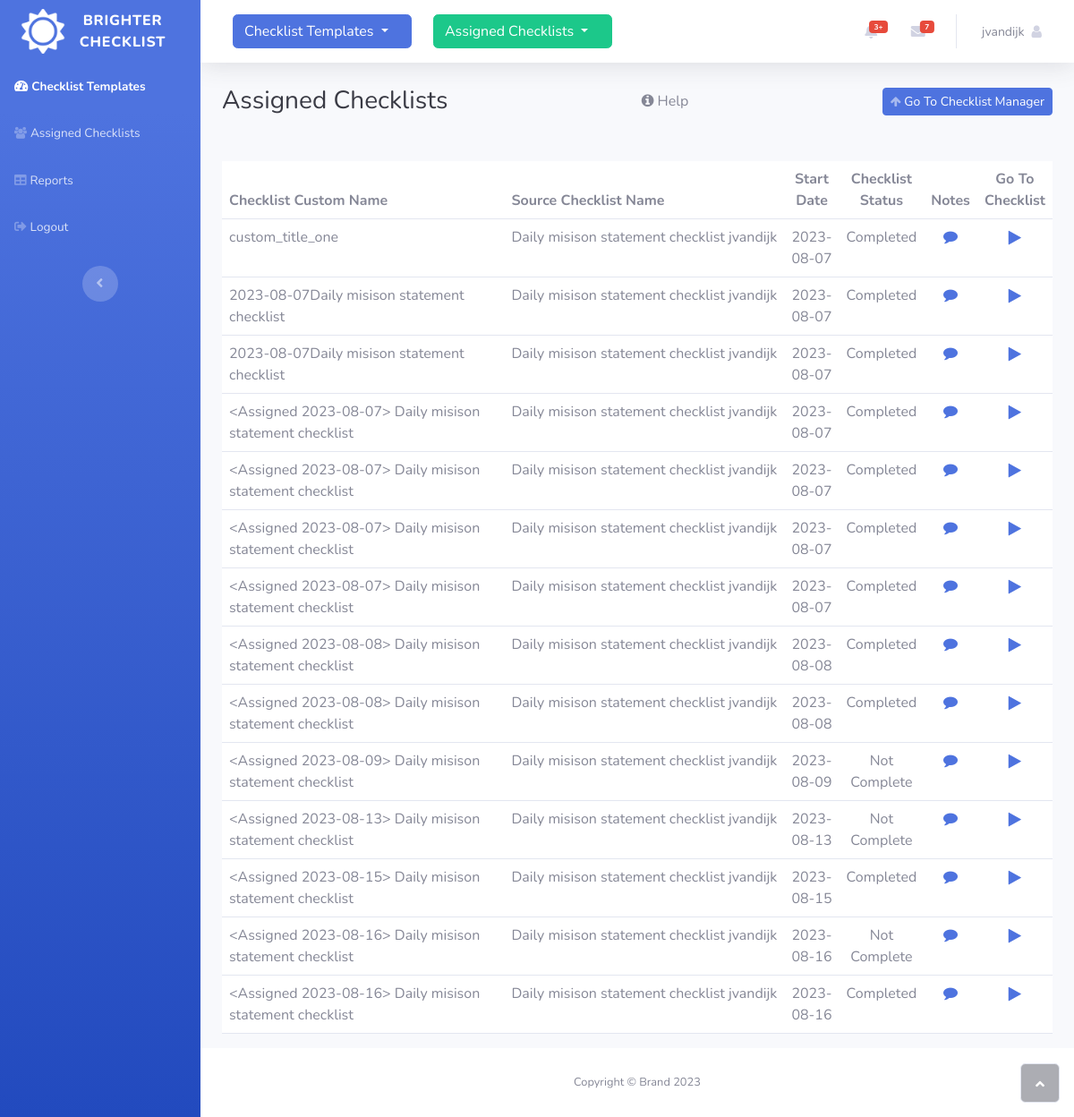
The app's page /checklist/assigned/ (signed in) with its own data.
### checklist/models.py (models this page shows)
class ChecklistHeader(models.Model):
  source_checklist = models.ForeignKey(SourceChecklist, on_delete=models.CASCADE)
  assigned_to_user_id = models.IntegerField()
  checklist_custom_title = models.TextField()
  checklist_notes = models.TextField()
  checklist_startdate = models.DateTimeField(null=True)
  checklist_completed_date = models.DateTimeField(null=True)
  checklist_iscomplete = models.BooleanField(default=False)

### checklist_manager/models.py (models this page shows)
class SourceChecklist(models.Model):
    checklist_name = models.TextField()
    checklist_details = models.TextField()
    created = models.DateTimeField(auto_now_add=True)
    last_updated = models.DateTimeField(auto_now_add=True)
    owner = models.ForeignKey(User, on_delete=models.CASCADE)

### checklist/views_assigned_checklists.py (the view)
# urls.py: path('checklist/assigned/', views.list_assigned_checklists, name='list_assigned_checklists'),
def list_assigned_checklists(request):
    source_checklists_you_can_access = SourceChecklist.objects.filter(owner=request.user).values_list('id')
    assigned_checklists = ChecklistHeader.objects \
                            .annotate(number_of_incomplete=Count('checklist', filter=Q(checklist__iscomplete=False))) \
                            .filter(source_checklist__in=source_checklists_you_can_access)
    template = loader.get_template('checklist/assigned_checklists_list.html')
    context = {
        'assigned_checklists': assigned_checklists,
        'navigation': enumerations.Navigation.checklist.name,
    }
    return HttpResponse(template.render(context, request))

### templates/checklist/assigned_checklists_list.html (shortened to what this page needs)
{% extends "base.html" %}
{% block main_content %}
<div class="d-sm-flex justify-content-between align-items-center mb-4">
    <h3 class="text-dark mb-0">Assigned Checklists</h3>
        <a class="btn btn-primary-outline" data-toggle="collapse" data-target="#collapseHelp" aria-expanded="false" aria-controls="collapseHelp">
            <i class="fa fa-info-circle" aria-hidden="true"></i> Help
        </a>
    <a class="btn btn-primary btn-sm d-none d-sm-inline-block" role="button" href="/manager/"><i class="fa fa-arrow-up fa-sm text-white-50" style="font-size: 13px;"></i>&nbsp;Go To Checklist Manager</a>
</div>
<div class="row">
    <div class="col">
        <div class="table-responsive">
            <table class="table">
                <thead>
                        <th style="width: 35%">Checklist Custom Name</th>
                        <th style="width: 35%">Source Checklist Name</th>
                        <th class="text-center">Start Date</th>
                        <th class="text-center">Checklist Status</th>
                        <th class="text-center" width="3%">Notes</th>
                        <th class="text-center" width="3%">Go To Checklist</th>
                </thead>
                <tbody>
                {% for item in assigned_checklists %}
                    <tr>
                        <td>{{ item.checklist_custom_title }}</td>
                        <td>{{ item.source_checklist.checklist_name }} {{ item.source_checklist.owner }}</td>
                        <td class="text-center">{{ item.checklist_startdate|date:'Y-m-d' }}</td>
                        <td class="text-center">
                            {% if item.number_of_incomplete == 0 %}
                                Completed
                            {% else %}
                                Not Complete
                            {% endif %}
                        </td>
                        <td class="text-center"><a href="/checklist/assigned/{{ item.id }}"><i class="fa fa-comment" aria-hidden="true"></i></a></td>
                        <td class="text-center" style="font-size: large"><a href="{% url 'checklist' id=item.id %}">
                                <i class="fa fa-play" aria-hidden="true"></i>
                        </a></td>
                    </tr>
                {% endfor %}
                </tbody>
            </table>
        </div>
    </div>
</div>
</div>
{% endblock %}

### templates/base.html (shortened to what this page needs)
{% load static %}
<!DOCTYPE html>
<html data-bs-theme="light" lang="en">
<head>
    <link rel="stylesheet" href="{% static 'assets/bootstrap/css/bootstrap.min.css' %}">
    <link rel="stylesheet" href="{% static 'assets/fonts/fontawesome-all.min.css' %}">
    <link rel="stylesheet" href="{% static 'assets/fonts/font-awesome.min.css' %}">
    <link rel="stylesheet" href="{% static 'assets/fonts/fontawesome5-overrides.min.css' %}">
</head>
<body id="page-top">
    <div id="wrapper">
        <nav class="navbar align-items-start sidebar sidebar-dark accordion bg-gradient-primary p-0 navbar-dark">
            <div class="container-fluid d-flex flex-column p-0"><a class="navbar-brand d-flex justify-content-center align-items-center sidebar-brand m-0" href="/">
                    <img src="{% static 'assets/img/sun.png' %}" class="img-fluid" width="50" height="50">
                    <div class="sidebar-brand-text mx-3"><span>Brighter</span><br>Checklist</div>
                </a>
                <ul class="navbar-nav text-light" id="accordionSidebar">
                    <li class="nav-item"><a class="nav-link active" href="/manager/"><i class="fas fa-tachometer-alt"></i><span>Checklist Templates</span></a></li>
                    <li class="nav-item"><a class="nav-link" href="{% url 'list_assigned_checklists' %}"><i class="fa fa-users" style="font-size: 13px;"></i><span>Assigned Checklists</span></a></li>
                    <li class="nav-item"><a class="nav-link" data-toggle="modal" data-target="#featureNotAvailableModal" href="reports.html"><i class="fas fa-table"></i><span>Reports</span></a></li>
                    <li class="nav-item"><a class="nav-link" href="/logout/"><i class="fas fa-sign-out-alt"></i><span>Logout</span></a></li>
                </ul>
                <div class="text-center d-none d-md-inline"><button class="btn rounded-circle border-0" id="sidebarToggle" type="button"></button></div>
            </div>
        </nav>
        <div class="d-flex flex-column" id="content-wrapper">
            <div id="content">
                <nav class="navbar navbar-expand bg-white shadow mb-4 topbar static-top navbar-light">
                    <div class="container-fluid"><button class="btn btn-link d-md-none rounded-circle me-3" id="sidebarToggleTop" type="button"></button>
                        <div id="navcol-3" class="collapse navbar-collapse">
                            <ul class="navbar-nav">
                                <li class="nav-item  ">
                                    <div class="dropdown nav-link">
                                        <a class="btn btn-primary dropdown-toggle
                                            {% if navigation == 'manager' %}btn-success {% else %}btn-primary{% endif %}"
                                           style="width: 200px;text-align: left;" aria-expanded="false" data-bs-toggle="dropdown" aria-expanded="false" type="button">Checklist Templates </a>
                                    </div>
                                </li>
                                <li class="nav-item ">
                                    <div class="dropdown nav-link">
                                        <a class="btn btn-primary dropdown-toggle
                                            {% if navigation == 'checklist' %}btn-success {% else %}btn-primary{% endif %}"
                                           style="width: 200px;text-align: left;" aria-expanded="false" data-bs-toggle="dropdown" type="button">Assigned Checklists </a>
                                    </div>
                                </li>
                        </div>
                        <ul class="navbar-nav flex-nowrap ms-auto">
                            <li class="nav-item dropdown no-arrow mx-1">
                                <div class="nav-item dropdown no-arrow"><a class="dropdown-toggle nav-link" aria-expanded="false" data-bs-toggle="dropdown" href="#"><span class="badge bg-danger badge-counter">3+</span></a>
                                </div>
                            </li>
                            <li class="nav-item dropdown no-arrow mx-1">
                                <div class="nav-item dropdown no-arrow"><a class="dropdown-toggle nav-link" aria-expanded="false" data-bs-toggle="dropdown" href="#"><span class="badge bg-danger badge-counter">7</span><i class="fas fa-envelope fa-fw"></i></a>
                                </div>
                            </li>
                            <li class="nav-item dropdown no-arrow">
                                <div class="nav-item dropdown no-arrow"><a class="dropdown-toggle nav-link" aria-expanded="false" data-bs-toggle="dropdown" href="#"><span class="d-none d-lg-inline me-2 text-gray-600 small">{{ user.username }}</span><i class="fa fa-user" aria-hidden="true"></i></a>
                                </div>
                            </li>
                        </ul>
                    </div>
                </nav>
                <div class="container-fluid">
                    {% block main_content %}
                    {% endblock %}
            </div>
            <footer class="bg-white sticky-footer">
                <div class="container my-auto">
                    <div class="text-center my-auto copyright"><span>Copyright © Brand 2023</span></div>
                </div>
            </footer>
        </div><a class="border rounded d-inline scroll-to-top" href="#page-top"><i class="fas fa-angle-up"></i></a>
    </div>
</body>
</html>

### records on screen
ChecklistHeader: checklist_custom_title "custom_title_one", source_checklist.checklist_name "Daily misison statement checklist", source_checklist.owner "jvandijk", checklist_startdate "2023-08-07", shows "Completed"
ChecklistHeader: checklist_custom_title "2023-08-07Daily misison statement checklist", source_checklist.checklist_name "Daily misison statement checklist", source_checklist.owner "jvandijk", checklist_startdate "2023-08-07", shows "Completed"
ChecklistHeader: checklist_custom_title "2023-08-07Daily misison statement checklist", source_checklist.checklist_name "Daily misison statement checklist", source_checklist.owner "jvandijk", checklist_startdate "2023-08-07", shows "Completed"
ChecklistHeader: checklist_custom_title "<Assigned 2023-08-07> Daily misison statement checklist", source_checklist.checklist_name "Daily misison statement checklist", source_checklist.owner "jvandijk", checklist_startdate "2023-08-07", shows "Completed"
ChecklistHeader: checklist_custom_title "<Assigned 2023-08-07> Daily misison statement checklist", source_checklist.checklist_name "Daily misison statement checklist", source_checklist.owner "jvandijk", checklist_startdate "2023-08-07", shows "Completed"
ChecklistHeader: checklist_custom_title "<Assigned 2023-08-07> Daily misison statement checklist", source_checklist.checklist_name "Daily misison statement checklist", source_checklist.owner "jvandijk", checklist_startdate "2023-08-07", shows "Completed"
ChecklistHeader: checklist_custom_title "<Assigned 2023-08-07> Daily misison statement checklist", source_checklist.checklist_name "Daily misison statement checklist", source_checklist.owner "jvandijk", checklist_startdate "2023-08-07", shows "Completed"
ChecklistHeader: checklist_custom_title "<Assigned 2023-08-08> Daily misison statement checklist", source_checklist.checklist_name "Daily misison statement checklist", source_checklist.owner "jvandijk", checklist_startdate "2023-08-08", shows "Completed"
ChecklistHeader: checklist_custom_title "<Assigned 2023-08-08> Daily misison statement checklist", source_checklist.checklist_name "Daily misison statement checklist", source_checklist.owner "jvandijk", checklist_startdate "2023-08-08", shows "Completed"
ChecklistHeader: checklist_custom_title "<Assigned 2023-08-09> Daily misison statement checklist", source_checklist.checklist_name "Daily misison statement checklist", source_checklist.owner "jvandijk", checklist_startdate "2023-08-09", shows "Not Complete"
ChecklistHeader: checklist_custom_title "<Assigned 2023-08-13> Daily misison statement checklist", source_checklist.checklist_name "Daily misison statement checklist", source_checklist.owner "jvandijk", checklist_startdate "2023-08-13", shows "Not Complete"
ChecklistHeader: checklist_custom_title "<Assigned 2023-08-15> Daily misison statement checklist", source_checklist.checklist_name "Daily misison statement checklist", source_checklist.owner "jvandijk", checklist_startdate "2023-08-15", shows "Completed"
ChecklistHeader: checklist_custom_title "<Assigned 2023-08-16> Daily misison statement checklist", source_checklist.checklist_name "Daily misison statement checklist", source_checklist.owner "jvandijk", checklist_startdate "2023-08-16", shows "Not Complete"
ChecklistHeader: checklist_custom_title "<Assigned 2023-08-16> Daily misison statement checklist", source_checklist.checklist_name "Daily misison statement checklist", source_checklist.owner "jvandijk", checklist_startdate "2023-08-16", shows "Completed"

### other values on screen
{{ user.username }} "jvandijk"
